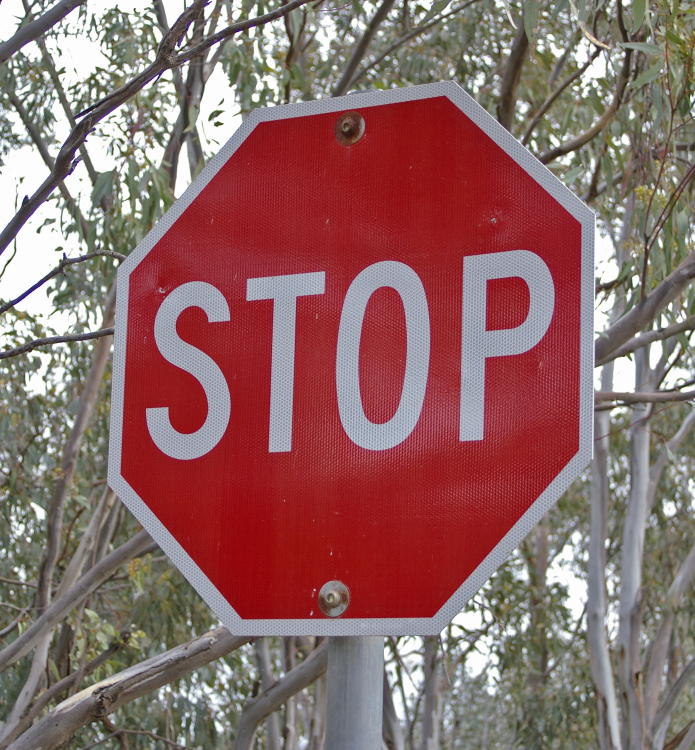
#> input picture ComputerVisionMachineLearning/images/stop_sign.jpg, 1389 x 1500 px (shown at 1/2 size)
$ jupyter execute pre-processing_examples.ipynb   (shell and % lines are left out)
#> lines starting #> are read from the running program, lines starting #| are printed output that depends on the picture
# Cropping and Resizing

### Import resources

[cell 1]
import matplotlib.pyplot as plt
import matplotlib.image as mpimg

import numpy as np
import cv2

### Read in the first image of a stop sign

[cell 2]
# Read in the image
stop1 = mpimg.imread('images/stop_sign.jpg')
#> stop1 is the input picture: shape (1500, 1389, 3); mean R, G, B 141.2, 105.4, 103.4

print('Image shape: ', stop1.shape)
#| Image shape:  (1500, 1389, 3)
plt.imshow(stop1)

### Read in the second image

[cell 3]
# Read in the image
stop2 = mpimg.imread('images/stop_sign2.jpg')
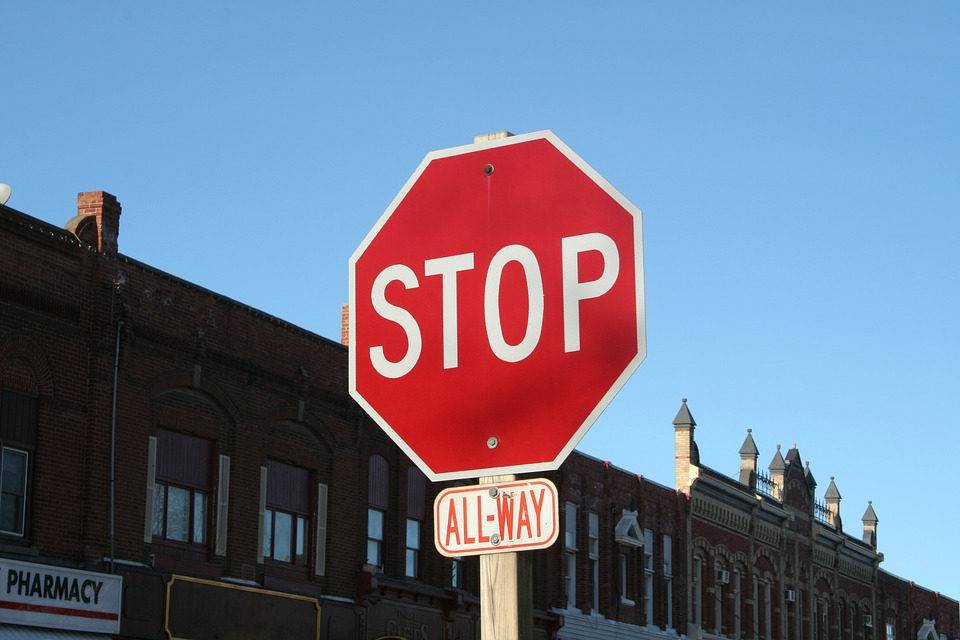
#> input picture ComputerVisionMachineLearning/images/stop_sign2.jpg, 960 x 640 px
#> stop2 is the input picture: shape (640, 960, 3); mean R, G, B 109.1, 119.6, 142.7

print('Image shape: ', stop2.shape)
#| Image shape:  (640, 960, 3)
plt.imshow(stop2)

## Crop this image so that it resembles the first image

[cell 4]
# To crop and image, you can use image slicing
# which is just slicing off a portion of the image array

# Make a copy of the image to manipulate
image_crop = np.copy(stop2)

# Define how many pixels to slice off the sides of the original image
row_crop = 90
col_crop = 250

# Using image slicing, subtract the row_crop from top/bottom and col_crop from left/right
image_crop = stop2[row_crop:-row_crop, col_crop:-col_crop, :]
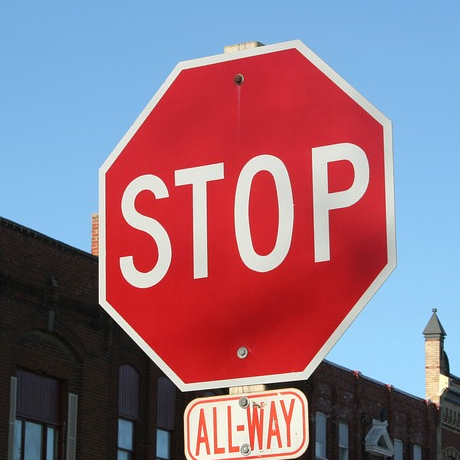
#> image_crop: shape (460, 460, 3); mean R, G, B 144.1, 114, 130.7

plt.imshow(image_crop)

## Resize the cropped image to be the same as the first

Recall that the shape of the first image is `(1500, 1389, 3)`.

[cell 5]
# Use OpenCV's resize function
standardized_im = cv2.resize(image_crop, (1389, 1500))
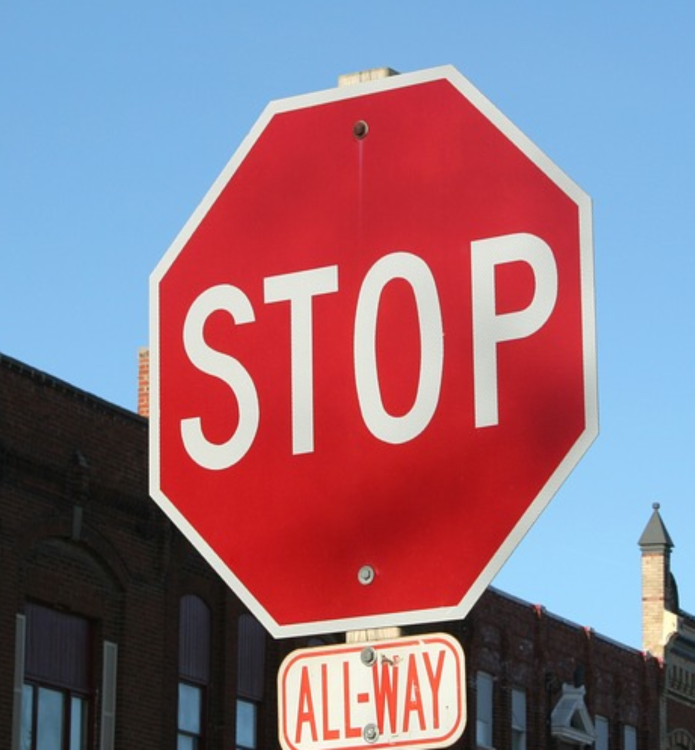
#> standardized_im: shape (1500, 1389, 3) (shown at 1/2 size); mean R, G, B 144, 114, 130.6

print('Image shape: ', standardized_im.shape)
#| Image shape:  (1500, 1389, 3)

# Plot the two images side by side
f, (ax1, ax2) = plt.subplots(1, 2, figsize=(20,10))
ax1.set_title('Stop sign 1')
ax1.imshow(stop1)
ax2.set_title('Standardized stop sign 2')
ax2.imshow(standardized_im)
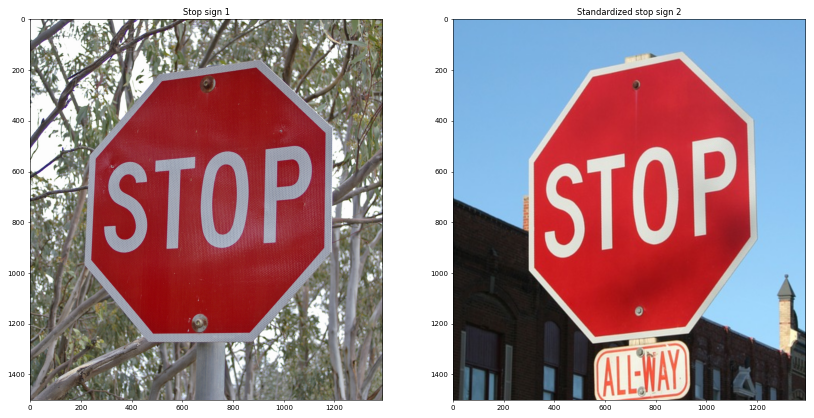
#> figure drawn by matplotlib, 2 panels

## Compare these images

Now you should be able to compare these images pixel by pixel!
We'll add up the red channel values in each image, and they should be fairly close, which means we can use this similarity to characterize these images.

For comparison, we'll also show what happens when you perform this comparison using the orginal `stop_sign2.jpg`.

[cell 6]
# Sum all the red channel values and compare
red_sum1 = np.sum(stop1[:,:,0])
#> red_sum1 = 294214944
red_sum2 = np.sum(standardized_im[:,:,0])
#> red_sum2 = 300031057

print('Sum of all red pixel values in the first stop sign image: ', red_sum1)
#| Sum of all red pixel values in the first stop sign image:  294214944
print('Sum of red pixel values in the second, standardized image: ', red_sum2)
#| Sum of red pixel values in the second, standardized image:  300031057

red_sum_orig = np.sum(stop2[:,:,0])
#> red_sum_orig = 67000779

print('\nFor comparison, the sum of red pixels in the non-standardized image: ', red_sum_orig)
#| For comparison, the sum of red pixels in the non-standardized image:  67000779

[cell 7]
## Note: you have been given two other images:
# `yield.jpg` and `walk.jpg`
# You can look at these images and see what kind of RGB values might distinguish them
# Read in the image
yieldimg = mpimg.imread('images/yield.jpg')
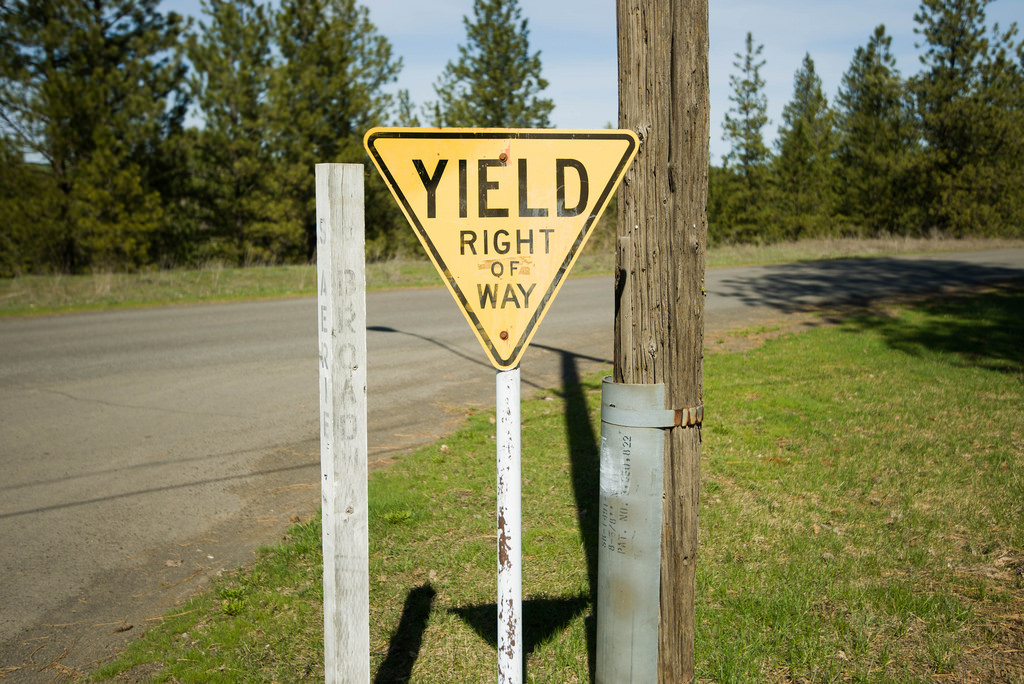
#> input picture ComputerVisionMachineLearning/images/yield.jpg, 1024 x 684 px
#> yieldimg is the input picture: shape (684, 1024, 3); mean R, G, B 122.5, 120.9, 83.9
walk = mpimg.imread('images/walk.jpg')
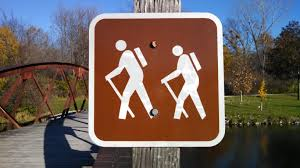
#> input picture ComputerVisionMachineLearning/images/walk.jpg, 300 x 168 px
#> walk is the input picture: shape (168, 300, 3); mean R, G, B 109.2, 94.1, 89.2

yield_crop = yieldimg[100:-270, 340:-340, :]
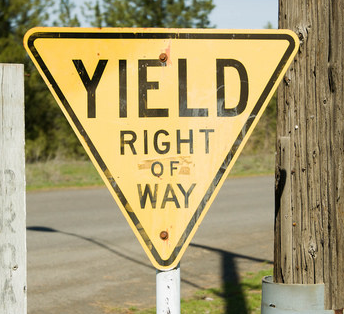
#> yield_crop: shape (314, 344, 3); mean R, G, B 168.3, 154.7, 111.5
plt.imshow(yield_crop)

[cell 8]
walk_crop = walk[:, 65:-65, :]
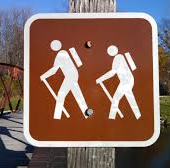
#> walk_crop: shape (168, 170, 3); mean R, G, B 132.7, 104.2, 94.9
plt.imshow(walk_crop)

[cell 9]
std_yield = cv2.resize(yield_crop, (1389, 1500))
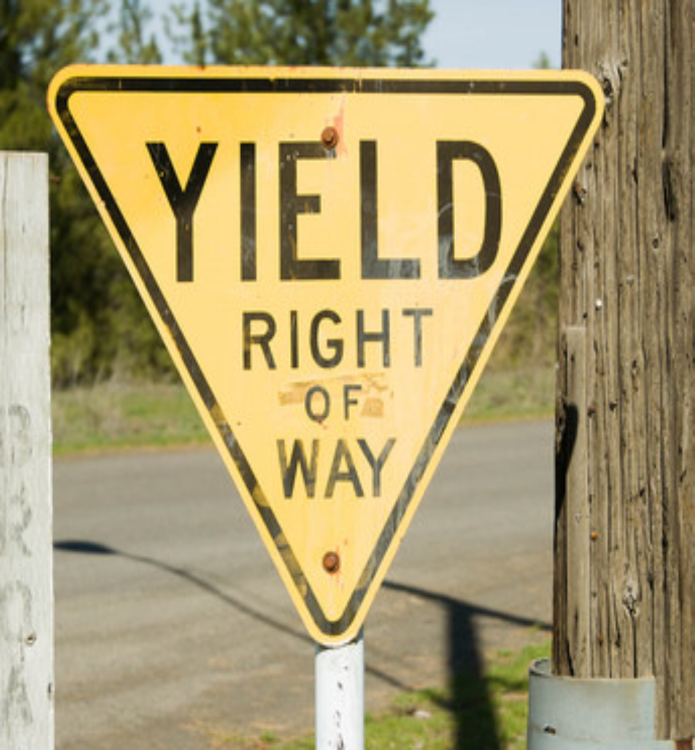
#> std_yield: shape (1500, 1389, 3) (shown at 1/2 size); mean R, G, B 168.2, 154.6, 111.4
std_walk = cv2.resize(walk_crop, (1389, 1500))
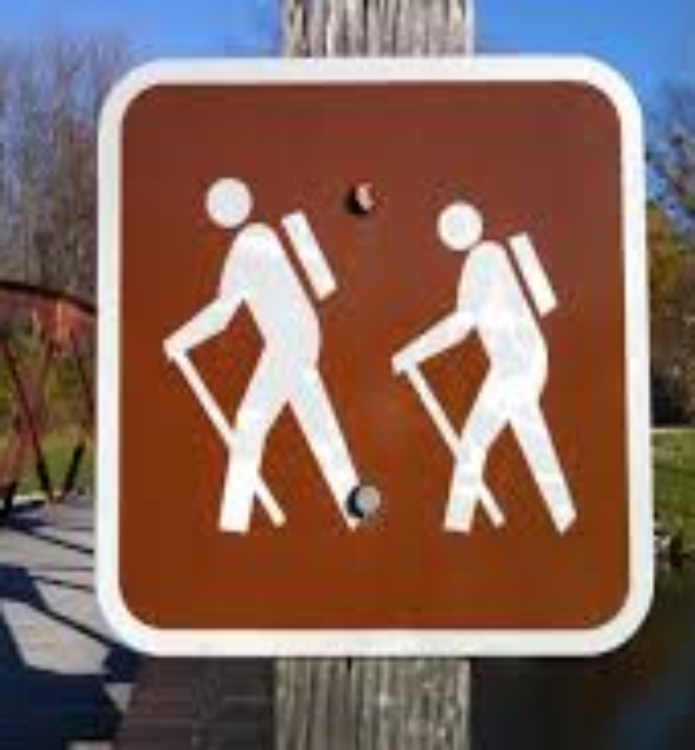
#> std_walk: shape (1500, 1389, 3) (shown at 1/2 size); mean R, G, B 132.6, 104.1, 94.8

[cell 10]
walk_sum = np.sum(std_walk[:,:,0])
#> walk_sum = 276330830
yield_sum = np.sum(std_yield[:,:,0])
#> yield_sum = 350481988

print(red_sum1)
#| 294214944
print(red_sum2)
#| 300031057
print(walk_sum)
#| 276330830
print(yield_sum)
#| 350481988

walk_sum = np.sum(std_walk[:,:,1])
#> walk_sum = 216810983
yield_sum = np.sum(std_yield[:,:,1])
#> yield_sum = 322087411

print()
print(walk_sum)
#| 216810983
print(yield_sum)
#| 322087411

walk_sum = np.sum(std_walk[:,:,2])
#> walk_sum = 197436085
yield_sum = np.sum(std_yield[:,:,2])
#> yield_sum = 232100898

print()
print(walk_sum)
#| 197436085
print(yield_sum)
#| 232100898
